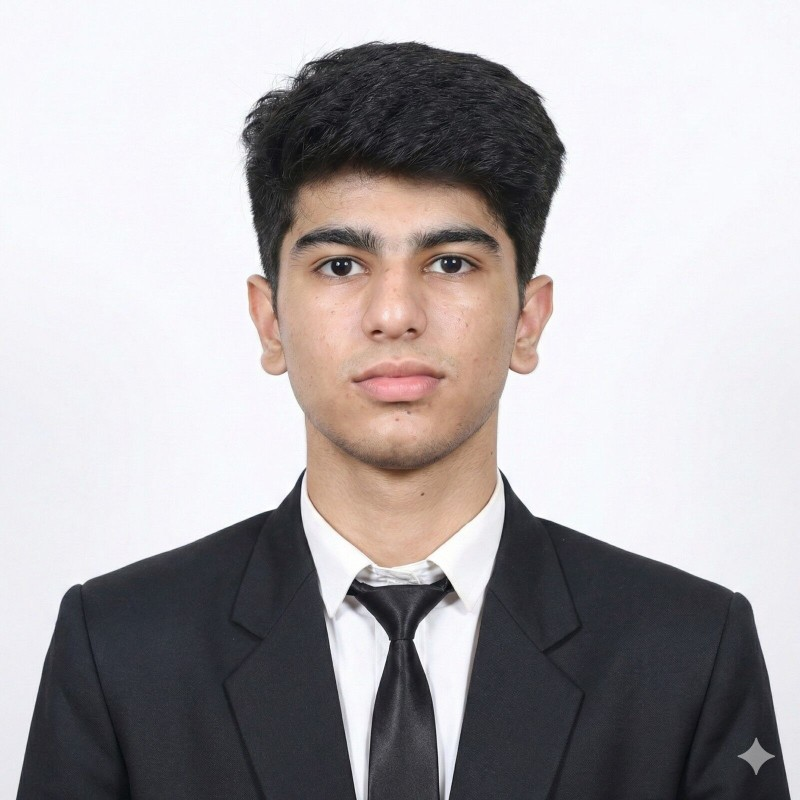
#> input picture assets/source/portrait.jpg, 800 x 800 px
$ python make_portrait.py ../assets/source/portrait.jpg
#> lines starting #> are read from the running program, lines starting #| are printed output that depends on the picture
#!/usr/bin/env python3
"""Turn a photo into ascii.svg — a self-typing, monochrome ASCII portrait.

Adapted from andriidrok1's original script. The only change: background
removal uses OpenCV's GrabCut instead of `rembg`, because rembg needs to
download a ~176 MB model from the internet on first run, and that isn't
always available. GrabCut is classical computer vision (no model download,
runs anywhere Python + OpenCV run) — the cutout is a little rougher around
stray hair and glasses edges than rembg's, but for a plain, evenly lit
background it holds up fine.

If you have internet access on your own machine later and want the cleaner
cutout, swap `prep()` below back to `rembg.remove()` — the rest of the file
(ramp, curve, SVG builder) is untouched from the original.

    pip install pillow numpy opencv-python-headless
    python3 scripts/make_portrait.py photo.jpg --crop 40,20,760,780
    python3 scripts/embed_portrait_font.py

Two things decide whether the output is any good, and neither is a parameter:

  * The photo. ASCII draws with shadow, not detail — about 13 brightness levels
    in total. You need a tight crop from chin to just above the hair, and real
    resolution. A 320px headshot fails: thin features like glasses frames are
    averaged away on downscale. Flat frontal light renders the face as a hole.
  * The darkening curve below. Without it the face comes out washed out and
    featureless — brows, glasses and lips all dissolve.

The grid bakes in an advance width of exactly 0.600 em (CHAR_W / FONT_SIZE), so
after generating, run scripts/embed_portrait_font.py to inline JetBrains Mono.
Otherwise a viewer whose default monospace is narrower — Consolas is ≈0.55 —
sees the portrait about 7% too narrow.

Motion is SMIL, because GitHub strips <script> from READMEs: each row is
revealed by a clipPath wipe with a cursor block riding its edge, staggered top
to bottom, frozen at the end so it prints once and stops.
"""
import argparse
import sys

import cv2
import numpy as np
from PIL import Image

RAMP = " .`:-=+*cs#%@"     # bright/sparse -> dark/dense; leading space = blank
COLS = 90                  # below ~88 the face muddies; far above it dominates
CLAHE_CLIP = 3.0           # higher amplifies skin texture into noise
GAMMA = 1.0                # ramp mapping exponent
CURVE = 1.7                # the darkening curve — the difference-maker
CROP_BOTTOM = 0.0          # fraction to trim off the bottom (torso, chair)
ROW_RATIO = 0.48           # monospace cells are about twice as tall as wide
GRABCUT_MARGIN = 0.06      # fraction of width/height kept as certain background

FG_LIGHT = "#6e7681"       # readable on GitHub light — the portrait's grey
FG_DARK = "#c9d1d9"        # and its dark-mode step
CHAR_W = 7.74              # 0.600 em at FONT_SIZE — keep these in step
FONT_SIZE = 12.9
LINE_H = 15
ROW_DELAY = 0.09           # per-row stagger, seconds
FAMILY = "ui-monospace,SFMono-Regular,Menlo,Consolas,monospace"


def prep(path, crop=None, bg_threshold=None):
    """Cut out the background, even the local contrast, then darken.

    Two matting strategies, picked automatically:
      * a plain, evenly bright backdrop (the common case for a portrait/
        headshot) -> a brightness threshold, flood-filled from the corners
        so it only removes background connected to the edges, not bright
        skin or shirt patches in the middle of the frame;
      * anything else -> GrabCut, seeded from a border-margin rectangle.
    Pass --bg-threshold to force the brightness path with a specific cutoff.
    """
    src = Image.open(path).convert("RGB")
    if crop:
        src = src.crop(crop)

    bgr = cv2.cvtColor(np.array(src), cv2.COLOR_RGB2BGR)
    h, w = bgr.shape[:2]
    gray0 = cv2.cvtColor(bgr, cv2.COLOR_BGR2GRAY)

    corner = 12
    corners = np.concatenate([
        gray0[:corner, :corner].ravel(), gray0[:corner, -corner:].ravel(),
        gray0[-corner:, :corner].ravel(), gray0[-corner:, -corner:].ravel(),
    ])
    plain_backdrop = bg_threshold or (corners.mean() > 200 and corners.std() < 20)

    if plain_backdrop:
        thresh = bg_threshold if isinstance(bg_threshold, (int, float)) else 220
        bright = (gray0 >= thresh).astype("uint8") * 255
        flood = bright.copy()
        ff_mask = np.zeros((h + 2, w + 2), np.uint8)
        for seed in ((1, 1), (w - 2, 1), (1, h - 2), (w - 2, h - 2)):
            if flood[seed[1], seed[0]] == 255:
                cv2.floodFill(flood, ff_mask, seed, 128)
        fg = np.where(flood == 128, 0, 255).astype("uint8")
        fg = cv2.morphologyEx(fg, cv2.MORPH_CLOSE, np.ones((5, 5), np.uint8))
        fg = cv2.morphologyEx(fg, cv2.MORPH_OPEN, np.ones((3, 3), np.uint8))
    else:
        mask = np.zeros((h, w), np.uint8)
        mx, my = int(w * GRABCUT_MARGIN), int(h * GRABCUT_MARGIN)
        rect = (mx, my, w - 2 * mx, h - 2 * my)
        bgd_model = np.zeros((1, 65), np.float64)
        fgd_model = np.zeros((1, 65), np.float64)
        cv2.grabCut(bgr, mask, rect, bgd_model, fgd_model, 5, cv2.GC_INIT_WITH_RECT)
        fg = np.where((mask == cv2.GC_FGD) | (mask == cv2.GC_PR_FGD), 255, 0).astype("uint8")
        fg = cv2.morphologyEx(fg, cv2.MORPH_CLOSE, np.ones((7, 7), np.uint8))

    gray = gray0
    gray = cv2.bilateralFilter(gray, 11, 50, 50)      # smooth skin, keep edges
    gray = cv2.createCLAHE(clipLimit=CLAHE_CLIP,
                           tileGridSize=(8, 8)).apply(gray)
    gray = (255.0 * (gray / 255.0) ** CURVE).astype("uint8")
    gray[fg < 20] = 255                               # force the matte to white
    return Image.fromarray(gray)


def to_lines(img, cols=COLS, gamma=GAMMA):
    w, h = img.size
    if CROP_BOTTOM:
        img = img.crop((0, 0, w, int(h * (1 - CROP_BOTTOM))))
        w, h = img.size

    rows = int(cols * (h / w) * ROW_RATIO)
    img = img.resize((cols, rows), Image.LANCZOS)
    px = list(img.getdata())
    n = len(RAMP)

    out = []
    for r in range(rows):
        out.append("".join(
            RAMP[min(n - 1, int((1 - px[r * cols + c] / 255.0) ** gamma * n))]
            for c in range(cols)
        ).rstrip())

    while out and not out[0].strip():
        out.pop(0)
    while out and not out[-1].strip():
        out.pop()
    return out


def build_svg(lines, cols=COLS):
    pad = 14
    width = int(cols * CHAR_W + pad * 2)
    height = len(lines) * LINE_H + pad * 2

    p = [f'<svg xmlns="http://www.w3.org/2000/svg" width="{width}" '
         f'height="{height}" viewBox="0 0 {width} {height}" '
         f'font-family="{FAMILY}">',
         f'<style>.a{{fill:{FG_LIGHT}}}'
         f'@media(prefers-color-scheme:dark){{.a{{fill:{FG_DARK}}}}}</style>']

    for i, line in enumerate(lines):
        y = pad + i * LINE_H
        begin = f"{i * ROW_DELAY:.2f}s"
        end = f"{(i + 1) * ROW_DELAY:.2f}s"
        w = max(len(line), 1) * CHAR_W
        safe = (line.replace("&", "&amp;").replace("<", "&lt;")
                    .replace(">", "&gt;"))

        p.append(f'<clipPath id="c{i}"><rect x="{pad}" y="{y}" '
                 f'height="{LINE_H}" width="0">'
                 f'<animate attributeName="width" from="0" to="{w:.1f}" '
                 f'begin="{begin}" dur="{ROW_DELAY}s" fill="freeze"/>'
                 f'</rect></clipPath>')
        p.append(f'<g clip-path="url(#c{i})"><text xml:space="preserve" '
                 f'x="{pad}" y="{y + 11.2:.1f}" class="a" '
                 f'font-size="{FONT_SIZE}">{safe}</text></g>')
        p.append(f'<rect y="{y + 1}" width="6" height="12" class="a" '
                 f'opacity="0">'
                 f'<animate attributeName="x" from="{pad}" to="{pad + w:.1f}" '
                 f'begin="{begin}" dur="{ROW_DELAY}s" fill="freeze"/>'
                 f'<set attributeName="opacity" to="0.8" begin="{begin}"/>'
                 f'<set attributeName="opacity" to="0" begin="{end}"/></rect>')

    p.append("</svg>")
    return "".join(p)


def main():
    ap = argparse.ArgumentParser(description=__doc__.split("\n")[0])
    ap.add_argument("photo")
    ap.add_argument("out", nargs="?", default="ascii.svg")
    ap.add_argument("--crop", help="left,top,right,bottom, applied first")
    ap.add_argument("--cols", type=int, default=COLS)
    ap.add_argument("--preview", action="store_true")
    ap.add_argument("--bg-threshold", type=int, default=None,
                    help="force brightness-matte mode with this cutoff (0-255)")
    args = ap.parse_args()

    crop = None
    if args.crop:
        parts = [int(v) for v in args.crop.split(",")]
        if len(parts) != 4:
            sys.exit("--crop needs four numbers: left,top,right,bottom")
        crop = tuple(parts)

    lines = to_lines(prep(args.photo, crop, args.bg_threshold), cols=args.cols)
#> in prep, src is the input picture: PIL image 800x800 RGB; mean R, G, B 173.9, 169.3, 171.3
#> in prep, `gray0 = cv2.cvtColor(bgr, cv2.COLOR_BGR2GRAY)`:
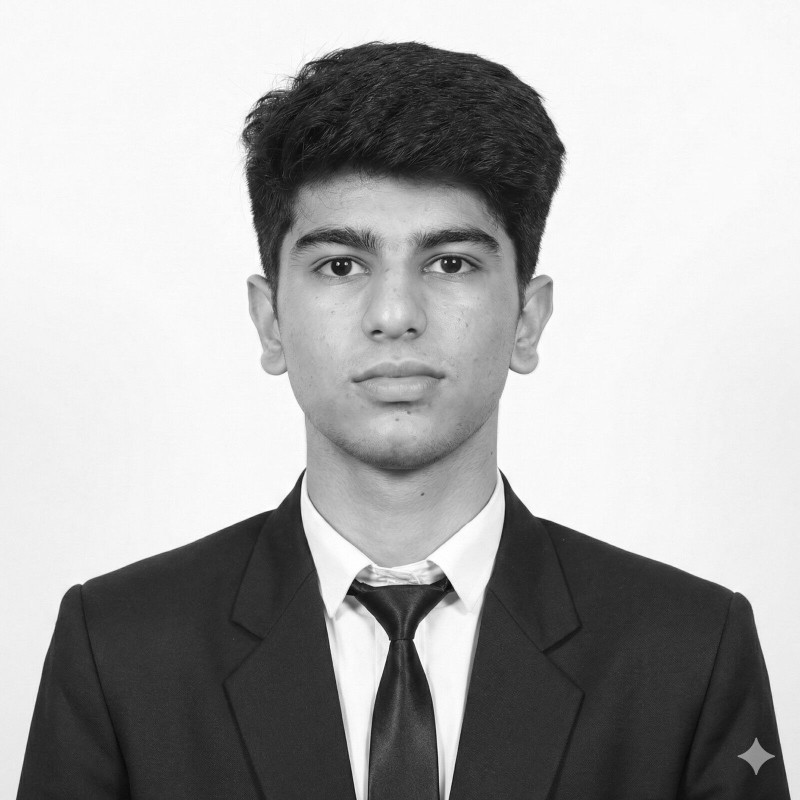
#> gray0: shape (800, 800); min 7, max 255, mean 170.9
#> in prep, `corners = np.concatenate([ gray0[:corner, :corner].ravel(), gray0[:cor..`: corners = 576 values, max 250 at index 66, min 40 at index 552, mean 231.4
#> in prep, `plain_backdrop = bg_threshold or (corners.mean() > 200 and corners.std..`: plain_backdrop = False
#> in prep, `gray = cv2.createCLAHE(clipLimit=CLAHE_CLIP, tileGridSize=(8, 8)).appl..`:
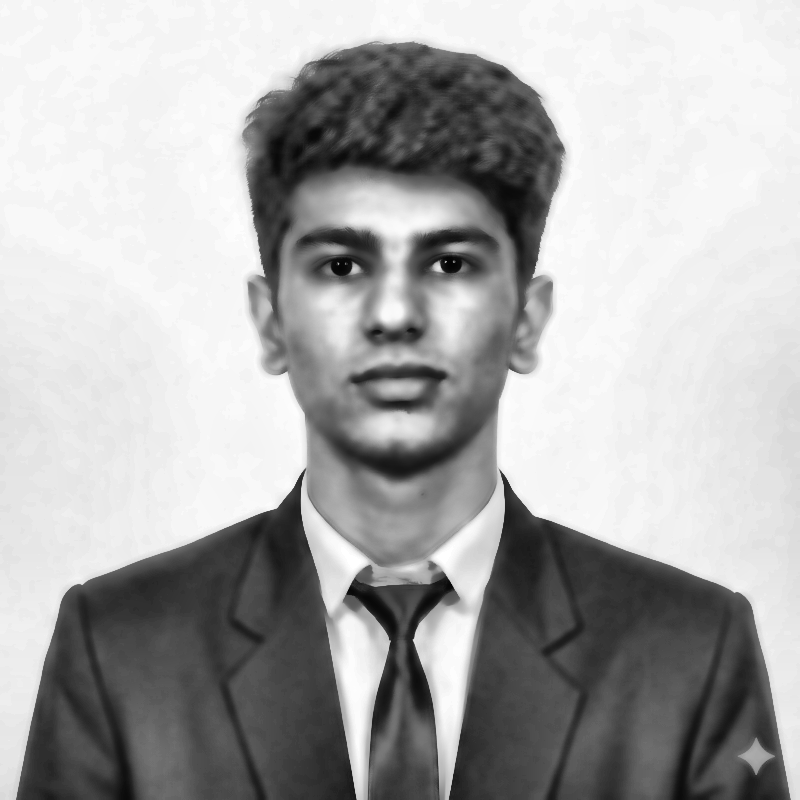
#> gray: shape (800, 800); min 2, max 255, mean 170.8
#> in prep, `gray = (255.0 * (gray / 255.0) ** CURVE).astype("uint8")`:
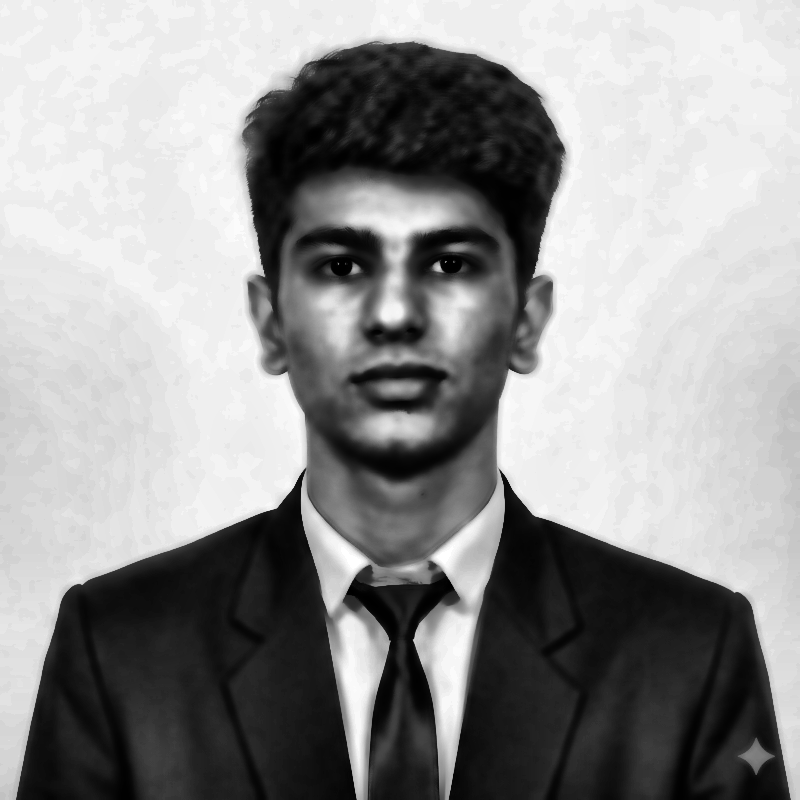
#> gray: shape (800, 800); min 0, max 255, mean 147.4
#> in prep, `gray[fg < 20] = 255`:
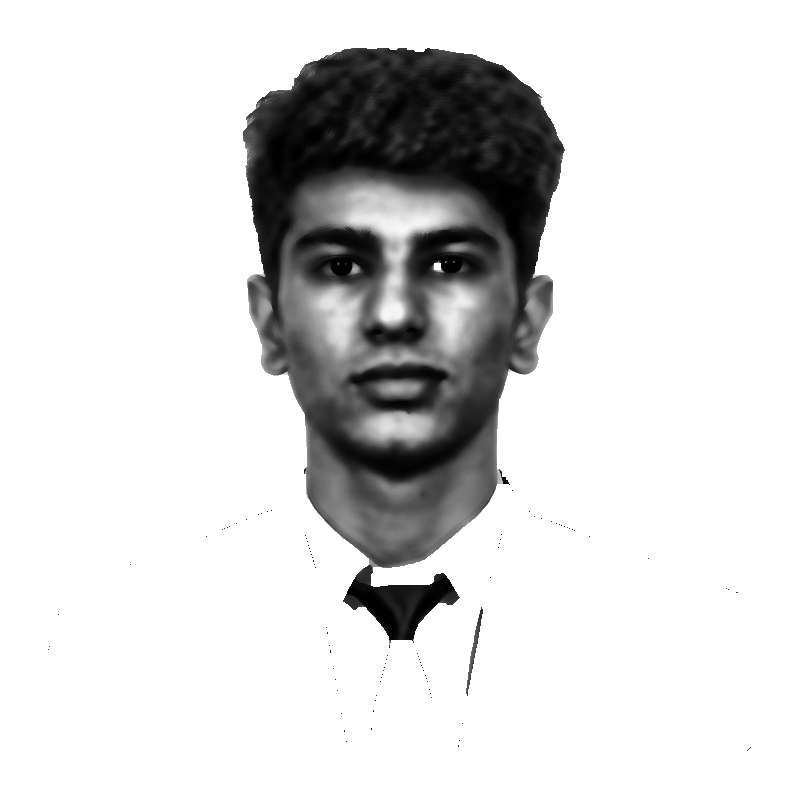
#> gray: shape (800, 800); min 0, max 255, mean 218.3
#> in to_lines, `w, h = img.size`: w = 800
#> in to_lines, `rows = int(cols * (h / w) * ROW_RATIO)`: rows = 43
#> in to_lines, `img = img.resize((cols, rows), Image.LANCZOS)`:
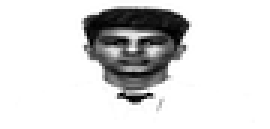
#> img: PIL image 90x43 L (shown 3 times larger); min 0, max 255, mean 218
#> in to_lines, `px = list(img.getdata())`: px = 3870 values, max 255 at index 0, min 0 at index 956, mean 218
#> after the loop in to_lines, `for r in range(rows):`: out = 43 items
#> the loop in to_lines, `while out and not out[0].strip():` made 2 passes
#> after the loop in to_lines, `while out and not out[0].strip():`: out = 41 items
#> the loop in to_lines, `while out and not out[-1].strip():` made 6 passes
#> after the loop in to_lines, `while out and not out[-1].strip():`: out = 35 items
#> lines = 35 items
    if args.preview:
        print("\n".join(lines))

    with open(args.out, "w", encoding="utf-8") as f:
        f.write(build_svg(lines, cols=args.cols))
#> in build_svg, `height = len(lines) * LINE_H + pad * 2`: height = 553
#> the loop in build_svg, `for i, line in enumerate(lines):` made 35 passes
#> (y, begin, end, w) on passes 1 to 12: (14, '0.00s', '0.09s', 410.2), (29, '0.09s', '0.18s', 448.9), (44, '0.18s', '0.27s', 464.4), (59, '0.27s', '0.36s', 472.1), (74, '0.36s', '0.45s', 487.6), (89, '0.45s', '0.54s', 495.4), (104, '0.54s', '0.63s', 495.4), (119, '0.63s', '0.72s', 487.6), (134, '0.72s', '0.81s', 487.6), (149, '0.81s', '0.90s', 479.9), (164, '0.90s', '0.99s', 479.9), (179, '0.99s', '1.08s', 472.1)
#> after the loop in build_svg, `for i, line in enumerate(lines):`: p = 107 items
    print(f"wrote {args.out} — {len(lines)} rows, {args.cols} columns")
#| wrote ascii.svg — 35 rows, 90 columns
    print("next: python3 scripts/embed_portrait_font.py")


if __name__ == "__main__":
    main()
